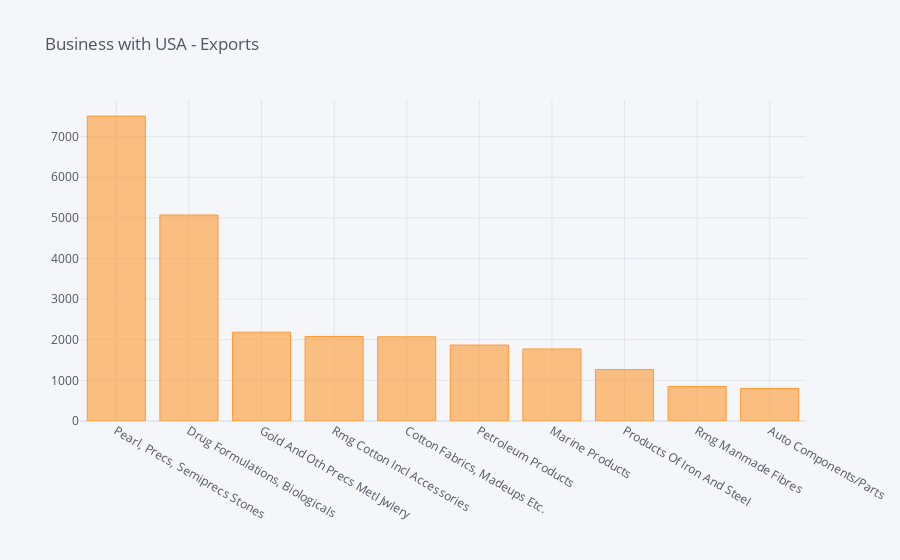

The code cell stored with this chart in its notebook:
### Code cell
#what are the commudities exported more from USA

usaexports = exportdf[exportdf['country_name'] == 'U S A']
usaexports = usaexports[['pc_description','value']]
usaexports = usaexports.groupby('pc_description').sum().sort_values('value',ascending = False)
usaexports.head(10).iplot(kind = 'bar', title = 'Business with USA - Exports')

### Figure 1 — Plotly figure (JSON) as saved in the notebook; plotly's stock layout.template omitted (floating-point values rounded to 4 significant figures)
{"data": [{"marker": {"color": "rgba(255, 153, 51, 0.6)", "line": {"color": "rgba(255, 153, 51, 1.0)", "width": 1}}, "name": "value", "orientation": "v", "text": "", "type": "bar", "x": ["Pearl, Precs, Semiprecs Stones", "Drug Formulations, Biologicals", "Gold And Oth Precs Metl Jwlery", "Rmg Cotton Incl Accessories", "Cotton Fabrics, Madeups Etc.", "Petroleum Products", "Marine Products", "Products Of Iron And Steel", "Rmg Manmade Fibres", "Auto Components/Parts"], "y": [7507.0, 5071.0, 2186.0, 2081.0, 2073.0, 1869.0, 1773.0, 1267.0, 850.3, 801.3]}], "layout": {"legend": {"bgcolor": "#F5F6F9", "font": {"color": "#4D5663"}}, "paper_bgcolor": "#F5F6F9", "plot_bgcolor": "#F5F6F9", "title": {"font": {"color": "#4D5663"}, "text": "Business with USA - Exports"}, "xaxis": {"gridcolor": "#E1E5ED", "showgrid": true, "tickfont": {"color": "#4D5663"}, "title": {"font": {"color": "#4D5663"}, "text": ""}, "zerolinecolor": "#E1E5ED"}, "yaxis": {"gridcolor": "#E1E5ED", "showgrid": true, "tickfont": {"color": "#4D5663"}, "title": {"font": {"color": "#4D5663"}, "text": ""}, "zerolinecolor": "#E1E5ED"}}}
